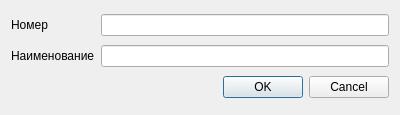
<?xml version="1.0" encoding="UTF-8"?>
<ui version="4.0">
 <class>Units</class>
 <widget class="QDialog" name="Units">
  <property name="geometry">
   <rect>
    <x>0</x>
    <y>0</y>
    <width>400</width>
    <height>115</height>
   </rect>
  </property>
  <property name="windowTitle">
   <string>Добавить отдел</string>
  </property>
  <layout class="QGridLayout" name="gridLayout">
   <item row="0" column="0">
    <widget class="QLabel" name="label">
     <property name="text">
      <string>Номер</string>
     </property>
    </widget>
   </item>
   <item row="0" column="1">
    <widget class="QLineEdit" name="lineEdit"/>
   </item>
   <item row="1" column="0">
    <widget class="QLabel" name="label_2">
     <property name="text">
      <string>Наименование</string>
     </property>
    </widget>
   </item>
   <item row="1" column="1">
    <widget class="QLineEdit" name="lineEdit_2"/>
   </item>
   <item row="2" column="0" colspan="2">
    <widget class="QDialogButtonBox" name="buttonBox">
     <property name="orientation">
      <enum>Qt::Horizontal</enum>
     </property>
     <property name="standardButtons">
      <set>QDialogButtonBox::Cancel|QDialogButtonBox::Ok</set>
     </property>
    </widget>
   </item>
  </layout>
 </widget>
 <resources/>
 <connections>
  <connection>
   <sender>buttonBox</sender>
   <signal>accepted()</signal>
   <receiver>Units</receiver>
   <slot>accept()</slot>
   <hints>
    <hint type="sourcelabel">
     <x>248</x>
     <y>254</y>
    </hint>
    <hint type="destinationlabel">
     <x>157</x>
     <y>274</y>
    </hint>
   </hints>
  </connection>
  <connection>
   <sender>buttonBox</sender>
   <signal>rejected()</signal>
   <receiver>Units</receiver>
   <slot>reject()</slot>
   <hints>
    <hint type="sourcelabel">
     <x>316</x>
     <y>260</y>
    </hint>
    <hint type="destinationlabel">
     <x>286</x>
     <y>274</y>
    </hint>
   </hints>
  </connection>
 </connections>
</ui>
